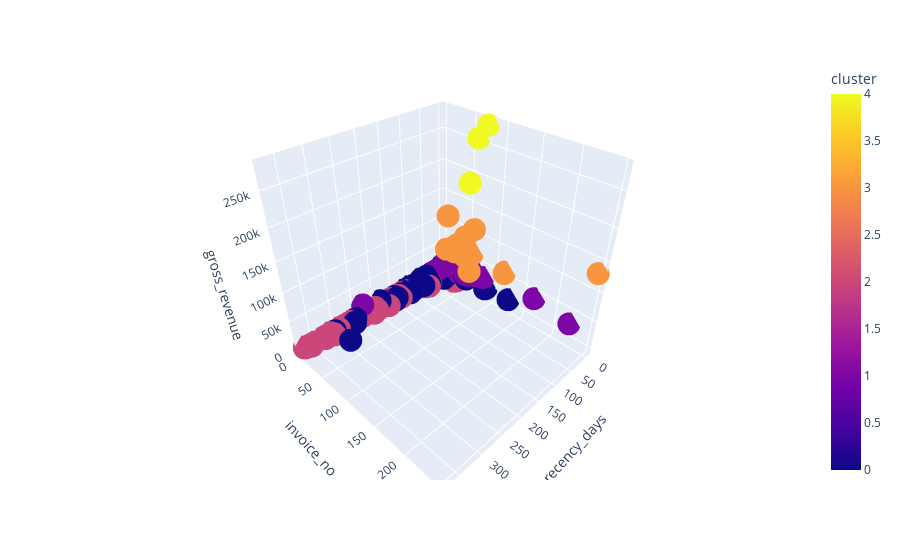

The notebook cell saved with this chart:
### Markdown cell above
## 9.1. Inspection

### Code cell
fig = px.scatter_3d(df9, x = 'recency_days', 
                    y = 'invoice_no', 
                    z = 'gross_revenue', 
                    color = 'cluster')

fig.show()

### Figure 1 — Plotly figure (JSON) as saved in the notebook; plotly's stock layout.template omitted (floating-point values rounded to 4 significant figures; data arrays with more than 128 entries replaced by an {"elided": "..."} marker saying what was removed)
{"data": [{"hovertemplate": "recency_days=%{x}<br>invoice_no=%{y}<br>gross_revenue=%{z}<br>cluster=%{marker.color}<extra></extra>", "legendgroup": "", "marker": {"color": {"elided": "4372 int values"}, "coloraxis": "coloraxis", "symbol": "circle"}, "mode": "markers", "name": "", "scene": "scene", "showlegend": false, "type": "scatter3d", "x": {"elided": "4372 int values"}, "y": {"elided": "4372 int values"}, "z": {"elided": "4372 float values"}}], "layout": {"coloraxis": {"colorbar": {"title": {"text": "cluster"}}, "colorscale": [[0, "#0d0887"], [0.1111, "#46039f"], [0.2222, "#7201a8"], [0.3333, "#9c179e"], [0.4444, "#bd3786"], [0.5556, "#d8576b"], [0.6667, "#ed7953"], [0.7778, "#fb9f3a"], [0.8889, "#fdca26"], [1, "#f0f921"]]}, "legend": {"tracegroupgap": 0}, "margin": {"t": 60}, "scene": {"domain": {"x": [0, 1], "y": [0, 1]}, "xaxis": {"title": {"text": "recency_days"}}, "yaxis": {"title": {"text": "invoice_no"}}, "zaxis": {"title": {"text": "gross_revenue"}}}}}
